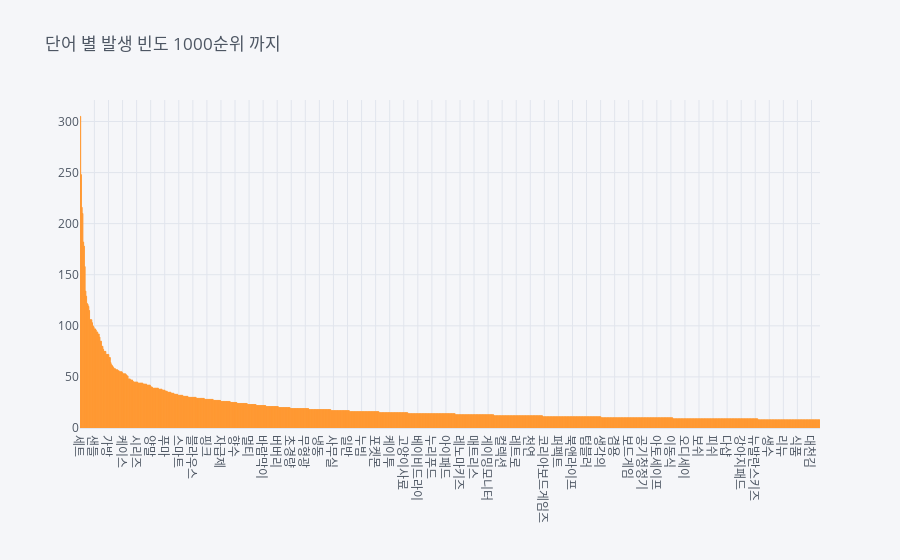

The notebook cell this image was saved under:
### Code cell
pd.DataFrame(word_value).sort_values(0,ascending=False)[0:1000].iplot('bar', title = '단어 별 발생 빈도 1000순위 까지')

### Figure 1 — Plotly figure (JSON) as saved in the notebook; plotly's stock layout.template omitted (floating-point values rounded to 4 significant figures; data arrays with more than 128 entries replaced by an {"elided": "..."} marker saying what was removed)
{"data": [{"marker": {"color": "rgba(255, 153, 51, 0.6)", "line": {"color": "rgba(255, 153, 51, 1.0)", "width": 1}}, "name": "0", "orientation": "v", "text": "", "type": "bar", "x": {"elided": "1000 str values"}, "y": {"elided": "1000 int values"}}], "layout": {"legend": {"bgcolor": "#F5F6F9", "font": {"color": "#4D5663"}}, "paper_bgcolor": "#F5F6F9", "plot_bgcolor": "#F5F6F9", "title": {"font": {"color": "#4D5663"}, "text": "단어 별 발생 빈도 1000순위 까지"}, "xaxis": {"gridcolor": "#E1E5ED", "showgrid": true, "tickfont": {"color": "#4D5663"}, "title": {"font": {"color": "#4D5663"}, "text": ""}, "zerolinecolor": "#E1E5ED"}, "yaxis": {"gridcolor": "#E1E5ED", "showgrid": true, "tickfont": {"color": "#4D5663"}, "title": {"font": {"color": "#4D5663"}, "text": ""}, "zerolinecolor": "#E1E5ED"}}}
